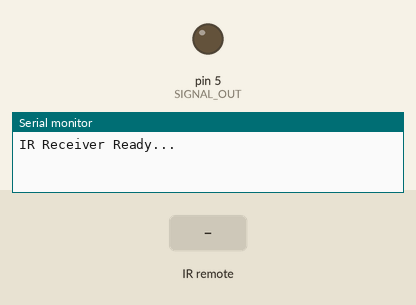
Recording of a sketch running on a simulated Arduino Uno, built with avr-gcc and run on an emulated ATmega328P. Shown: output pins drawn as LEDs (lit = HIGH), the last lines printed to the serial monitor. The test bench sets the inputs (shaded band).

Above: at 1.2 s.
1.3 s: infrared code 0x2 received
At 2.5 s:
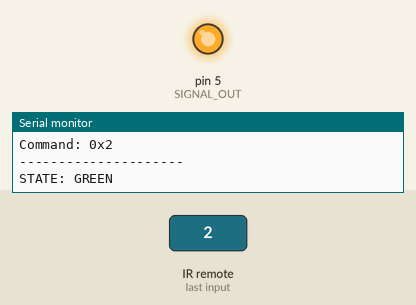
2.8 s: infrared code 0x0 received
At 3.7 s:
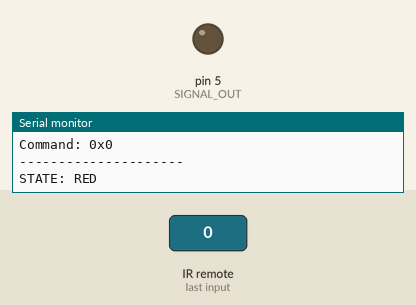
Timing chart, 0 to 5.8 s (numbered marks = the images above; inputs shaded):
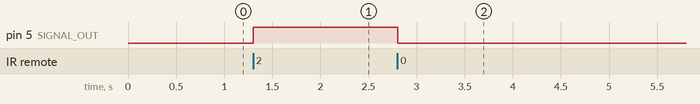

The sketch:

IRreceiver.ino
```cpp
#include <IRremote.hpp>

const uint8_t IR_RECEIVE_PIN = 2;   // VS1838B OUT nối D2
const int SIGNAL_OUT = 5;

void setup() {
  Serial.begin(115200);

  // Khởi động IR receiver
  IrReceiver.begin(IR_RECEIVE_PIN, ENABLE_LED_FEEDBACK);
  pinMode(SIGNAL_OUT, OUTPUT);

  Serial.println("IR Receiver Ready...");
}

void loop() {
  if (IrReceiver.decode()) {
    // In thông tin gói tin nhận được
    Serial.print("Protocol: ");
    Serial.println(IrReceiver.decodedIRData.protocol);

    Serial.print("Address: 0x");
    Serial.println(IrReceiver.decodedIRData.address, HEX);

    Serial.print("Command: 0x");
    Serial.println(IrReceiver.decodedIRData.command, HEX);

    Serial.println("---------------------");

    // Xử lý theo command (khớp với code phát của bạn)
    switch (IrReceiver.decodedIRData.command) {

      case 0:
        Serial.println("STATE: RED");
        digitalWrite(SIGNAL_OUT, LOW);
        break;

      case 1:
        Serial.println("STATE: RED_YELLOW");
        digitalWrite(SIGNAL_OUT, LOW);
        break;

      case 2:
        Serial.println("STATE: GREEN");
        digitalWrite(SIGNAL_OUT, HIGH);
        break;

      case 3:
        Serial.println("STATE: GREEN_FLASH");
        digitalWrite(SIGNAL_OUT, HIGH);
        break;

      case 4:
        Serial.println("STATE: YELLOW");
        digitalWrite(SIGNAL_OUT, HIGH);
        break;
    }

    IrReceiver.resume(); // Chuẩn bị nhận gói tiếp theo
  }
}
```

Measured:
- after the input at 1.3 s, pin 5 (SIGNAL_OUT): LOW → HIGH at once
- after the input at 2.8 s, pin 5 (SIGNAL_OUT): HIGH → LOW at once
